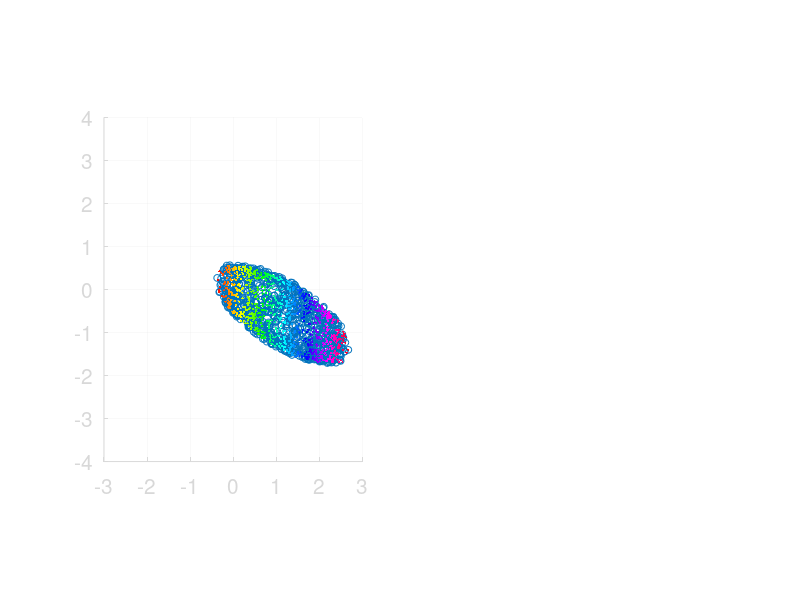

The MATLAB script that drew this image: (Note: this script raises an error after producing the figure.)
clc; clear all;

base_order = 'ACGT';
whitebg([0 0 0])
set(gca,'color',[0 0 0])
set(gcf,'color','white');
set(gca,'FontSize',15);

for panel = [0 1]
    % load simulated coordinates
    sim_positions = load('posfile.csv');
    Nbcn = sum(sim_positions(:,2)==0);
    mycolors = colormap('hsv');

    min_x = min(sim_positions(:,3));
    max_x = max(sim_positions(:,3));
    min_y = min(sim_positions(:,4));
    max_y = max(sim_positions(:,4));
    [totcolors,dummyvar] = size(mycolors);
    min_x = min_x - .5;
    max_x = max_x + .5;
    min_y = min_y - .5;
    max_y = max_y + .5;
    if panel == 1
        fileID = fopen('r500000/infer_smle/final_feat_Xumi_smle_data_minuei2dim2DMv1.0_.csv');
        X = load('r500000/infer_smle/final_Xumi_smle_data_minuei2dim2DMv1.0_.csv');
    end;
    if panel == 0
        sim_bcn_indices = find(sim_positions(:,2)==0);
        sim_trg_indices = find(sim_positions(:,2)==1);
        rescale = sqrt(8*3*1.0*26);
        hold('on'); subplot(1,2,panel+1), scatter(sim_positions(sim_bcn_indices,3)'/rescale,sim_positions(sim_bcn_indices,4)'/rescale,25*ones(1,length(sim_bcn_indices)),'w.');
        colorcoords = mycolors(ceil(((sim_positions(sim_trg_indices,3)-min_x)/(max_x+.1-min_x))*totcolors),:);
        hold('on'); subplot(1,2,panel+1), scatter(sim_positions(sim_trg_indices,3)'/rescale,sim_positions(sim_trg_indices,4)'/rescale,25*ones(1,length(sim_trg_indices)),colorcoords,'.');
        orig_stddev = sqrt(sum(var(sim_positions(sim_trg_indices,3:4)'/rescale)));
    else
        C = textscan(fileID,'%f %f %f %f %s','Delimiter',',');
        fclose(fileID);
        sim_index_key =  load('sim_index_key.csv');
        [rows,cols] = size(X);
        mycoordvec = zeros(rows,1);
        colorcoords = zeros(rows,3);
        coordvec = zeros(1,rows);
        outerprodsum = zeros(2,2);
        for row = 1:rows
            if C{2}(row) >= 0 % is target
                encoded_amplicon = C{5}{row}(find(C{5}{row}~='N'));
                myres = 0;
                for i = 0:(length(encoded_amplicon)-1)
                    myres = myres + (find(encoded_amplicon(length(encoded_amplicon)-i)==base_order)-1)*(4^i);
                end;
                myres = sim_index_key(Nbcn + myres + 1);
                coordvec(row) = myres;
                colorcoords(row,:) = mycolors(ceil(((sim_positions(myres + 1,3)-min_x)/(max_x+.1-min_x))*totcolors),:);
                outerprodsum = outerprodsum + (sim_positions(myres + 1,3:4)')*X(row,2:3);
            end;
        end;
        res_trg_indices = find(C{2}>=0);
        res_bcn_indices = find(C{2}<0);
        [u,s,v] = svd(outerprodsum);
        X(:,2:3) = X(:,2:3) * (v * u');
        this_stddev = sqrt(sum(var(X(res_trg_indices,2:3)')));
        X = X*orig_stddev/this_stddev;
        hold('on'); subplot(1,2,panel+1), scatter(X(res_bcn_indices,2)',X(res_bcn_indices,3)',25*ones(1,length(res_bcn_indices)),'w.');
        hold('on'); subplot(1,2,panel+1), scatter(X(res_trg_indices,2)',X(res_trg_indices,3)',25*ones(1,length(res_trg_indices)),colorcoords(res_trg_indices,:),'.');
    end;
    set(gca,'XLim',[-3 3]); set(gca,'YLim',[-4 4]); set(gca,'FontSize',15);
    set(gca,'XTick',-3:3); set(gca,'YTick',-4:4);
    daspect([1 1 1])
    grid on
    ax = gca
    ax.LineWidth = 5
end;

%export_fig(['sim.png'],'-r300');